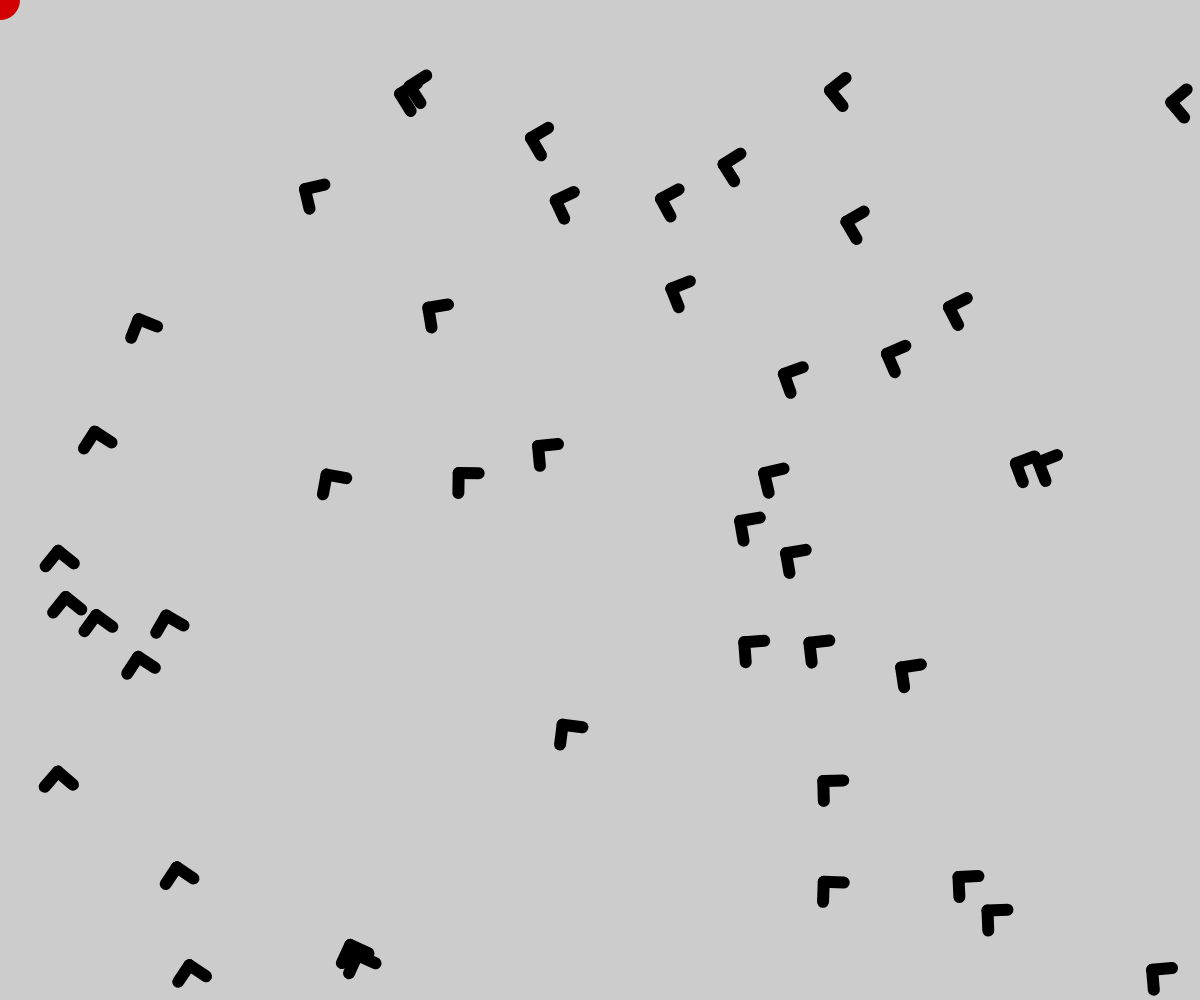
Frame 1 (no input)
Frame 60 (no input): identical to frame 1, image omitted
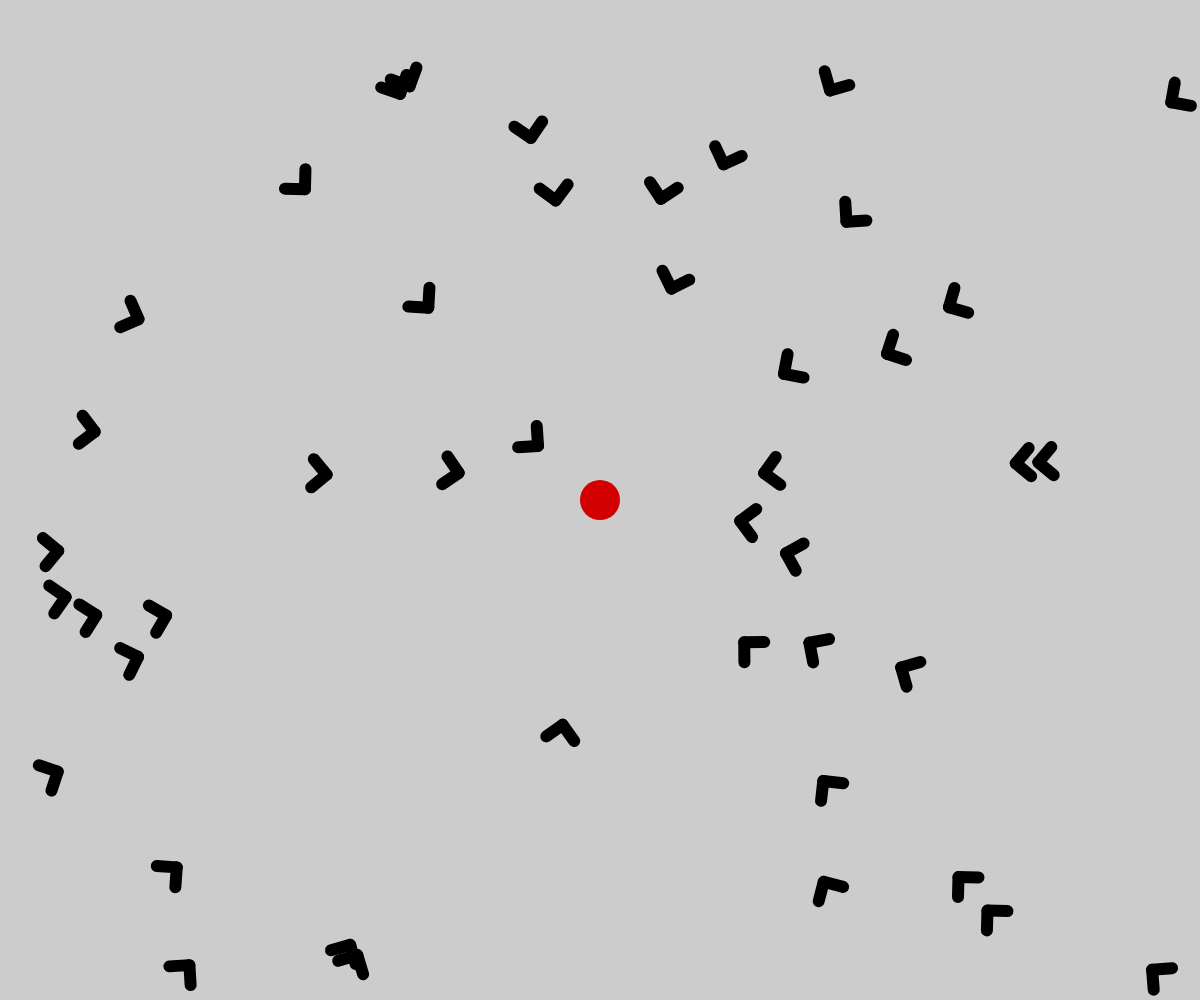
Frame 120 (the mouse pressed at the canvas centre since frame 60)

The p5.js sketch that drew these frames (run headless with seeded random() and noise() and a simulated clock; from frame 60 on, the mouse is pressed at the canvas centre):

// p5.js sketch
// ── sketch.js
//var ar = [10, 50, 100, 12, 56, 88, 500, 466];
var arx = [];
var ary = [];
var amount = 100;
var seed = 10;

function setup() {
  // put setup code here
  createCanvas(windowWidth,windowHeight);
  noCursor();
  //strokeWeight(10);
  strokeCap(ROUND);
  angleMode(DEGREES);
  amount = (windowWidth+windowHeight)/50;
  //randomSeed(seed);

  //make array of random x and y position
  for (var i = 0; i < amount; i++) {
  	arx[i] = random(25,width-25);
	ary[i] = random(25,height-25);
  }
  print (arx[1] + ' and ' + ary[1]);
}

function arrow() {
  // make arrow shape
	strokeWeight(12);
	line(0,-20,0,0);
	line(-20,0,0,0);
	//rotate(-45);
}
function draw() {
  // put drawing code here
  background(204);
  // for loop based on array length
	for (var i = 0; i < arx.length; i++) {
		translate(arx[i],ary[i]);
		a = atan2(mouseY - ary[i], mouseX - arx[i])-45;
		rotate(a);
		arrow();
		rotate(-a);
		translate(-arx[i],-ary[i]);
  	}
  	strokeWeight(0);
  	fill(210,0,0);
  	ellipse(mouseX,mouseY,40,40)

}

function windowResized() {
  resizeCanvas(windowWidth, windowHeight);
}
function mousePressed() {
	//seed = random(0,10);
   	redraw();
}
